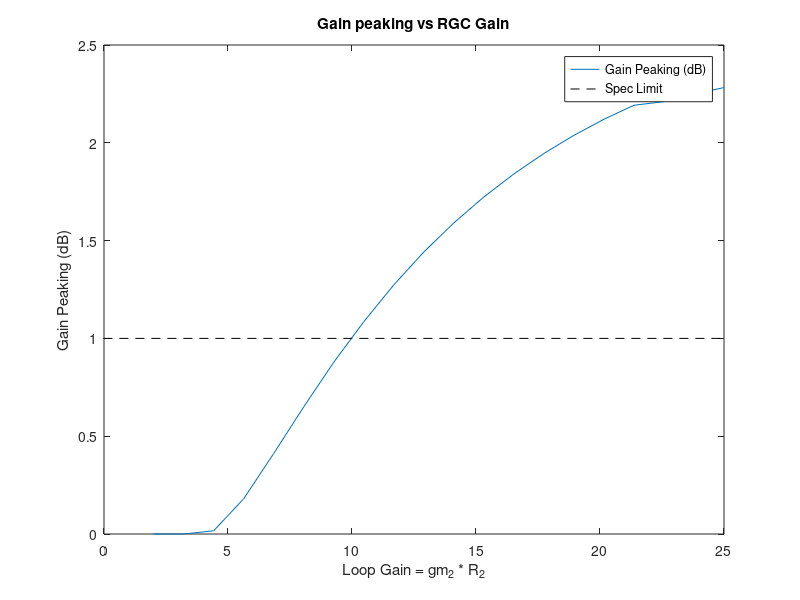
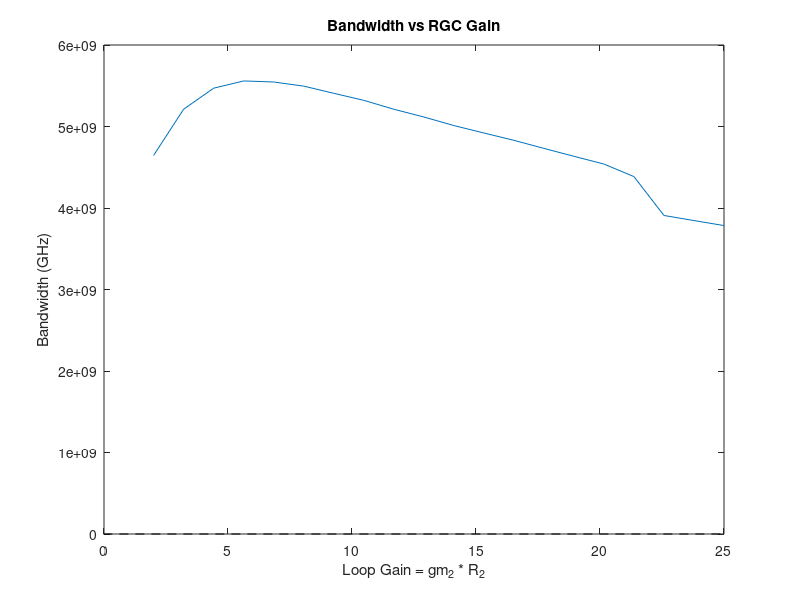

The MATLAB script that drew these images, in order:
clear all
close all

load('sweep_A.mat');

for i = 1:nel
    d = designs{i};
    
    gm1(i) = d.m1.gm;
    gm2(i) = d.m2.gm;
    gp(i) = d.spice_gain_peaking;
    A(i) = d.m2.gm * d.r_2;
    
    if length(d.spice_f_cl)
        f(i) = d.spice_f_cl;
    else
        f(i) = 0;
    end
    a(i) = d.spice_a_cl;
end

h = figure();
set(h, 'Position', [100, 100, 800 600]);
plot(A, gp);
hold on;
plot([-100 100], [1 1], 'k--');
hold off
xlim([0 25]);
title('Gain peaking vs RGC Gain')
xlabel('Loop Gain = gm_2 * R_2');
ylabel('Gain Peaking (dB)');
legend('Gain Peaking (dB)', 'Spec Limit');

h = figure();
set(h, 'Position', [100, 100, 800 600]);
plot(A, f);
hold on;
plot([-100 100], [1 1], 'k--');
hold off
xlim([0 25]);
title('Bandwidth vs RGC Gain')
xlabel('Loop Gain = gm_2 * R_2');
ylabel('Bandwidth (GHz)');


